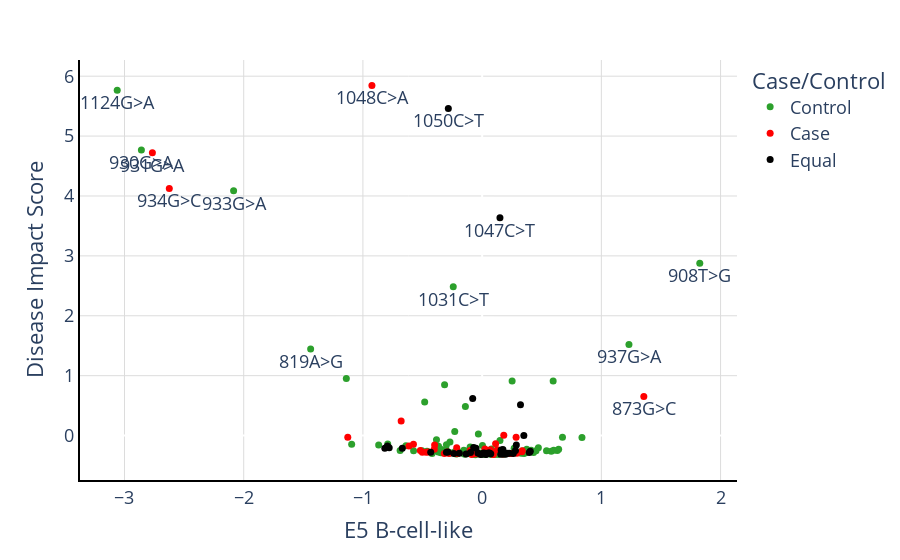

Notebook code cell kept with this figure:
### Markdown cell above
You can also label points that are above a certain threshold.

### Code cell
score1, score2 = "E5 B-cell-like", "Disease Impact Score"
color = "Case/Control" # if this is changed, the `color_discrete_sequence` will have to be changed or removed
cutoff1, cutoff2 = 1, 1.13
high_impact = [score_1 > cutoff1 or abs(score_2) > cutoff2  for score_1, score_2 in zip(scores[score1], scores[score2])]
scores["Text Labels"] = [alt[3:] if HI else "" for HI, alt in zip(high_impact, scores["Alteration"])]

fig = px.scatter(scores, x=score1, y=score2, color=color,
                   hover_data=['Alteration', 'Breast Cancer Case Alleles', 'Control Alleles', score1, score2], 
                    color_discrete_sequence=['#2ca02c', "red", "black"],
                                         text="Text Labels")
fig.update_traces(textposition='bottom center')
fig.update_layout(font=dict(size=18))
fig.update_traces(marker={'size': 7})
viz.white_bg(fig)
fig.write_html("test_output_plots/" + score1 + "_v_" + score2 + ".html")
fig.show()

### Figure 1 — Plotly figure (JSON) as saved in the notebook; plotly's stock layout.template omitted (floating-point values rounded to 4 significant figures; data arrays with more than 128 entries replaced by an {"elided": "..."} marker saying what was removed)
{"data": [{"customdata": {"elided": "118x5 mixed values"}, "hovertemplate": "Case/Control=Control<br>E5 B-cell-like=%{customdata[3]}<br>Disease Impact Score=%{customdata[4]}<br>Text Labels=%{text}<br>Alteration=%{customdata[0]}<br>Breast Cancer Case Alleles=%{customdata[1]}<br>Control Alleles=%{customdata[2]}<extra></extra>", "legendgroup": "Control", "marker": {"color": "#2ca02c", "size": 7, "symbol": "circle"}, "mode": "markers+text", "name": "Control", "orientation": "v", "showlegend": true, "text": ["", "", "", "", "", "", "", "", "908T>G", "", "", "", "", "", "", "", "", "", "819A>G", "", "", "", "", "", "", "", "", "", "", "", "", "", "", "", "", "", "", "", "", "", "", "", "", "", "", "", "1031C>T", "", "", "", "", "", "", "", "", "", "", "", "", "", "1124G>A", "", "", "", "", "", "", "933G>A", "", "", "", "", "", "", "", "", "", "", "", "", "", "", "", "", "", "930G>A", "", "", "", "", "", "", "", "", "", "", "", "", "", "", "", "", "", "", "", "", "", "", "", "", "", "", "", "937G>A", "", "", "", ""], "textposition": "bottom center", "type": "scatter", "x": [0.1209, -0.2181, 0.1345, 0.2688, 0.5957, -0.1405, 0.06514, -0.2421, 1.826, -0.3343, -0.3793, 0.02211, 0.04105, 0.02668, -0.09068, 0.09262, -0.2681, 0.5796, -1.439, -0.07234, -0.3455, 0.1721, 0.6417, -0.07674, -1.139, -0.1135, 0.1798, 0.6741, -0.2105, 0.4112, 0.6302, -0.6879, 0.00267, 0.07812, -0.1542, 0.8374, 0.07427, 0.0004772, -0.482, -0.3037, -0.2203, 0.02608, 0.1652, -0.1006, -0.2699, -0.1555, -0.2423, -0.3661, -0.03162, -0.4622, 0.1497, 0.07572, 0.1066, 0.431, 0.5402, 0.265, -0.8679, -0.2094, -0.383, 0.3358, -3.061, -0.2211, 0.07112, 0.3518, 0.1971, 0.1167, 0.08006, -2.085, 0.1759, -0.1457, 0.4716, -0.006214, 0.1141, -0.2098, -0.383, 0.1127, 0.03151, 0.2101, 0.6, -0.6394, -0.1925, -0.1021, 0.3683, 0.1206, 0.1454, -2.858, -0.2995, 0.06939, -0.2297, 0.09781, 0.374, -0.4201, 0.4519, -0.07437, -0.792, -0.315, 0.054, -0.3155, -0.1116, -0.1734, -0.13, -0.2238, 0.327, -0.3522, -0.08779, -1.094, 0.2515, -0.03392, -0.3227, 0.3602, -0.1673, -0.5751, -0.3685, 1.231, 0.1371, -0.5042, 0.0979, -0.05687], "xaxis": "x", "y": [-0.3104, -0.3055, -0.3084, -0.2101, 0.913, 0.4844, -0.2882, -0.2855, 2.879, -0.2836, -0.2424, -0.3076, -0.2771, -0.3112, -0.2786, -0.2973, -0.2903, -0.26, 1.445, -0.3024, -0.2871, -0.2859, -0.229, -0.283, 0.9513, -0.2851, -0.3028, -0.02583, -0.2971, -0.2456, -0.2471, -0.2479, -0.1669, -0.2231, -0.2451, -0.03051, -0.3044, -0.31, 0.5618, -0.2265, -0.2768, -0.2797, -0.2942, -0.1924, -0.1057, -0.2971, 2.485, -0.1768, 0.02548, -0.26, -0.08384, -0.314, -0.3055, -0.2835, -0.2538, -0.2681, -0.1578, -0.2871, -0.2212, -0.257, 5.766, -0.2868, -0.3042, -0.298, -0.3032, -0.2814, -0.2993, 4.088, -0.3073, -0.3107, -0.2012, -0.2922, -0.3004, -0.3038, -0.06896, -0.2917, -0.309, -0.2993, -0.2431, -0.17, -0.287, -0.3031, -0.2822, -0.2971, -0.2763, 4.769, -0.151, -0.2842, 0.0661, -0.3015, -0.2303, -0.2989, -0.2518, -0.2421, -0.1398, 0.8475, -0.277, -0.2753, -0.2918, -0.279, -0.2557, -0.2595, -0.2949, -0.2182, -0.3018, -0.1436, 0.9102, -0.2918, -0.2798, -0.2529, -0.2824, -0.2512, -0.2745, 1.52, -0.3111, -0.2538, -0.3134, -0.3179], "yaxis": "y"}, {"customdata": {"elided": "44x5 mixed values"}, "hovertemplate": "Case/Control=Case<br>E5 B-cell-like=%{customdata[3]}<br>Disease Impact Score=%{customdata[4]}<br>Text Labels=%{text}<br>Alteration=%{customdata[0]}<br>Breast Cancer Case Alleles=%{customdata[1]}<br>Control Alleles=%{customdata[2]}<extra></extra>", "legendgroup": "Case", "marker": {"color": "red", "size": 7, "symbol": "circle"}, "mode": "markers+text", "name": "Case", "orientation": "v", "showlegend": true, "text": ["931G>A", "", "", "", "", "", "", "", "", "", "", "", "", "", "", "", "", "", "", "", "", "", "", "", "", "", "", "873G>C", "", "", "", "", "", "", "934G>C", "", "", "", "1048C>A", "", "", "", "", ""], "textposition": "bottom center", "type": "scatter", "x": [-2.766, -0.5018, -0.4015, -0.2099, 0.02324, -0.08611, 0.2319, 0.1815, -0.1013, -0.04901, 0.2851, -0.2778, 0.3363, 0.0672, -0.6793, 0.1283, -0.09983, -0.08002, 0.2911, 0.174, 0.3338, -0.2149, 0.1129, 0.2483, -0.07695, 0.06995, -0.08036, 1.356, -0.2932, -0.3985, 0.08096, -0.2132, 0.03984, -0.5762, -2.624, -0.4511, -0.614, -0.3172, -0.9245, -0.5185, 0.06914, -1.127, -0.4696, 0.0941], "xaxis": "x", "y": [4.724, -0.2773, -0.2266, -0.2974, -0.2251, -0.3139, -0.3011, 0.006868, -0.2818, -0.3033, -0.02981, -0.2971, -0.2551, -0.3005, 0.2452, -0.2354, -0.2509, -0.2986, -0.293, -0.3056, -0.2716, -0.2907, -0.1347, -0.2972, -0.2994, -0.236, -0.2912, 0.6541, -0.2737, -0.1575, -0.3005, -0.2026, -0.2938, -0.1463, 4.124, -0.2725, -0.1719, -0.2976, 5.847, -0.2479, -0.2639, -0.02741, -0.2784, -0.3143], "yaxis": "y"}, {"customdata": {"elided": "41x5 mixed values"}, "hovertemplate": "Case/Control=Equal<br>E5 B-cell-like=%{customdata[3]}<br>Disease Impact Score=%{customdata[4]}<br>Text Labels=%{text}<br>Alteration=%{customdata[0]}<br>Breast Cancer Case Alleles=%{customdata[1]}<br>Control Alleles=%{customdata[2]}<extra></extra>", "legendgroup": "Equal", "marker": {"color": "black", "size": 7, "symbol": "circle"}, "mode": "markers+text", "name": "Equal", "orientation": "v", "showlegend": true, "text": ["", "", "", "", "", "", "", "", "", "", "", "", "", "", "", "", "", "", "", "1047C>T", "", "", "", "", "1050C>T", "", "", "", "", "", "", "", "", "", "", "", "", "", "", "", ""], "textposition": "bottom center", "type": "scatter", "x": [0.03151, 0.05566, -0.03529, -0.2367, -0.05172, 0.03295, 0.3217, 0.2269, 0.02414, 0.1743, -0.1911, 0.3955, 0.2869, -0.0971, 0.209, -0.7796, 0.1564, 0.2614, 0.05155, 0.1494, 0.2798, -0.6698, -0.2858, -0.001092, -0.2837, -0.4313, 0.1592, -0.7946, -0.07101, -0.01388, 0.01108, -0.1347, 0.4041, -0.2996, 0.06073, 0.07203, -0.8164, 0.196, 0.3499, -0.07907, 0.1753], "xaxis": "x", "y": [-0.3083, -0.3009, -0.2902, -0.2997, -0.2101, -0.3169, 0.5168, -0.2954, -0.2967, -0.2326, -0.2931, -0.282, -0.1588, -0.2822, -0.2936, -0.2035, -0.3133, -0.2987, -0.2917, 3.638, -0.2472, -0.2096, -0.2729, -0.3102, 5.463, -0.2771, -0.2426, -0.1752, -0.2005, -0.3155, -0.2926, -0.307, -0.2615, -0.2799, -0.2927, -0.3044, -0.2124, -0.3097, -0.0004021, 0.6202, -0.3073], "yaxis": "y"}], "layout": {"font": {"size": 18}, "legend": {"title": {"text": "Case/Control"}, "tracegroupgap": 0}, "margin": {"t": 60}, "paper_bgcolor": "rgba(0, 0, 0, 0)", "plot_bgcolor": "rgba(0, 0, 0, 0)", "xaxis": {"anchor": "y", "domain": [0, 1], "gridcolor": "#DCDCDC", "linecolor": "black", "linewidth": 2, "showline": true, "title": {"text": "E5 B-cell-like"}}, "yaxis": {"anchor": "x", "domain": [0, 1], "gridcolor": "#DCDCDC", "linecolor": "black", "linewidth": 2, "showline": true, "title": {"text": "Disease Impact Score"}}}}
